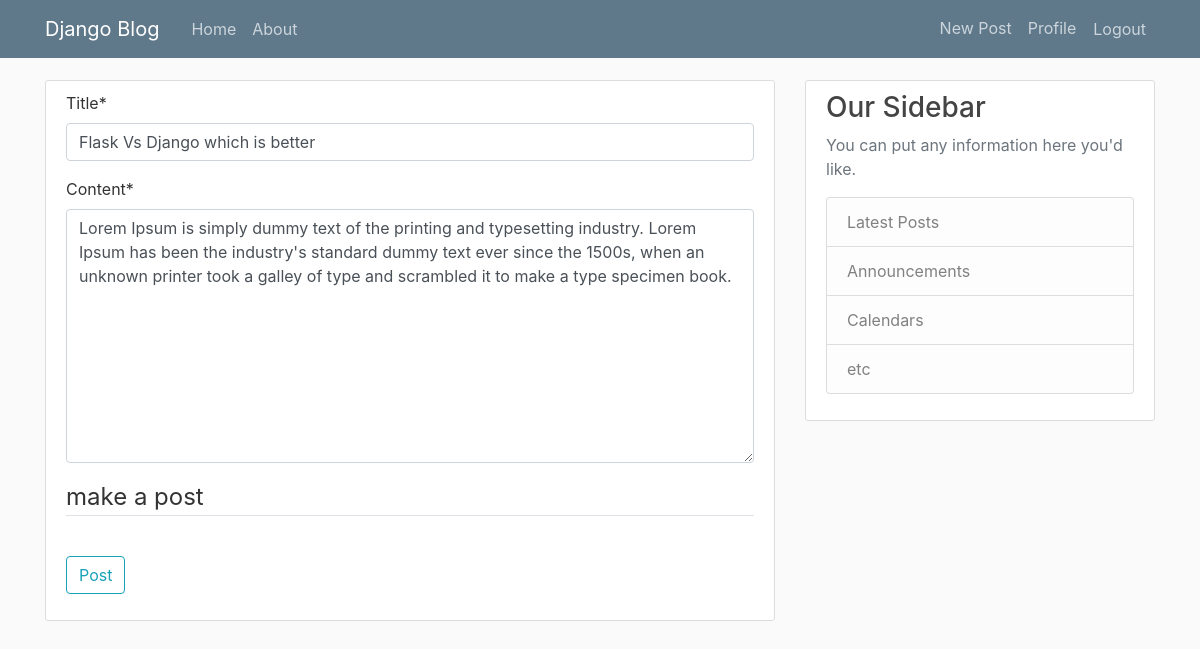
The app's page /post/13/update/ (signed in) with its own data.
### blog/models.py (models this page shows, shortened)
class Post(models.Model):
    title = models.CharField(max_length=75)
    content = models.TextField()
    date_posted = models.DateTimeField(default = timezone.now) # auto_now_add=True means that the date will be added automatically when the post is created
    author = models.ForeignKey(User, on_delete=models.CASCADE) # if the user is deleted, the post will be deleted as well

### blog/views.py (the view, shortened to what this page needs)
# urls.py: path('post/<int:pk>/update/', PostUpdateView.as_view(), name='post-update'),
class PostUpdateView(LoginRequiredMixin , UserPassesTestMixin ,UpdateView):
    model = Post
    fields = ['title', 'content']
    def test_func(self):
        post = self.get_object()
        if self.request.user == post.author:
            return True
        return False

### blog/templates/blog/post_form.html (shortened to what this page needs)
{% extends "blog/base.html" %}
{% load crispy_forms_tags %}
{% block content %}
    <div class = 'content-section'>
        <form method = 'POST'>
            {{ form | crispy }}
            <fieldset class = 'form-group'>
                <legend class = 'border-bottom mb-4'>make a post</legend>
            </fieldset>
            <div class = 'form-group'>
                <button class = 'btn btn-outline-info' type = 'submit'>Post</button>
            </div>
        </form>
    </div>
{% endblock content %}

### blog/static/blog/main.css (style rules this page uses)
body { background: #fafafa; color: #333333; margin-top: 5rem; }
.content-section { background: #ffffff; padding: 10px 20px; border: 1px solid #dddddd; border-radius: 3px; margin-bottom: 20px; }

### records on screen
Post: title "Flask Vs Django which is better", content "Lorem Ipsum is simply dummy text of the printing and typesetting industry. Lorem Ipsum has been the industry's standard dummy text ever since the 1500s, when an unknown printer took a galley of type and scrambled it to make a type specimen book."
